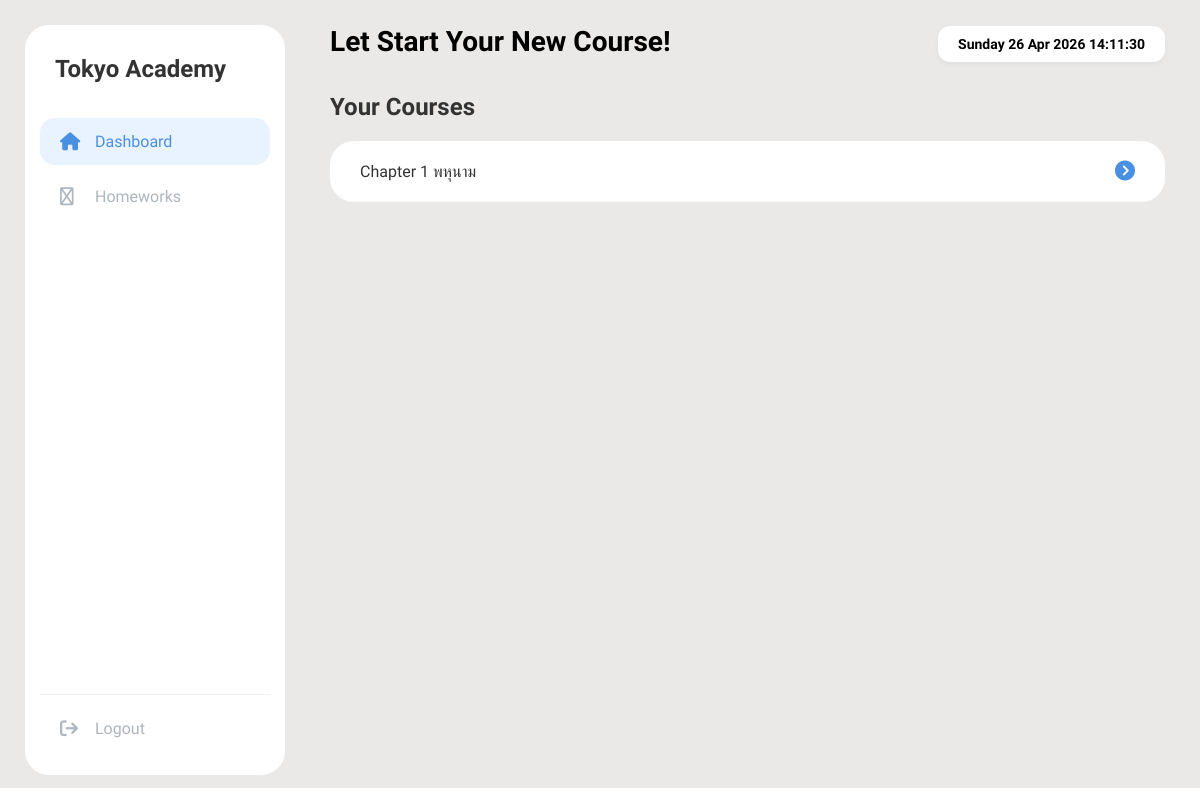
Page /dashboard/ (signed in) on the earlier database version.
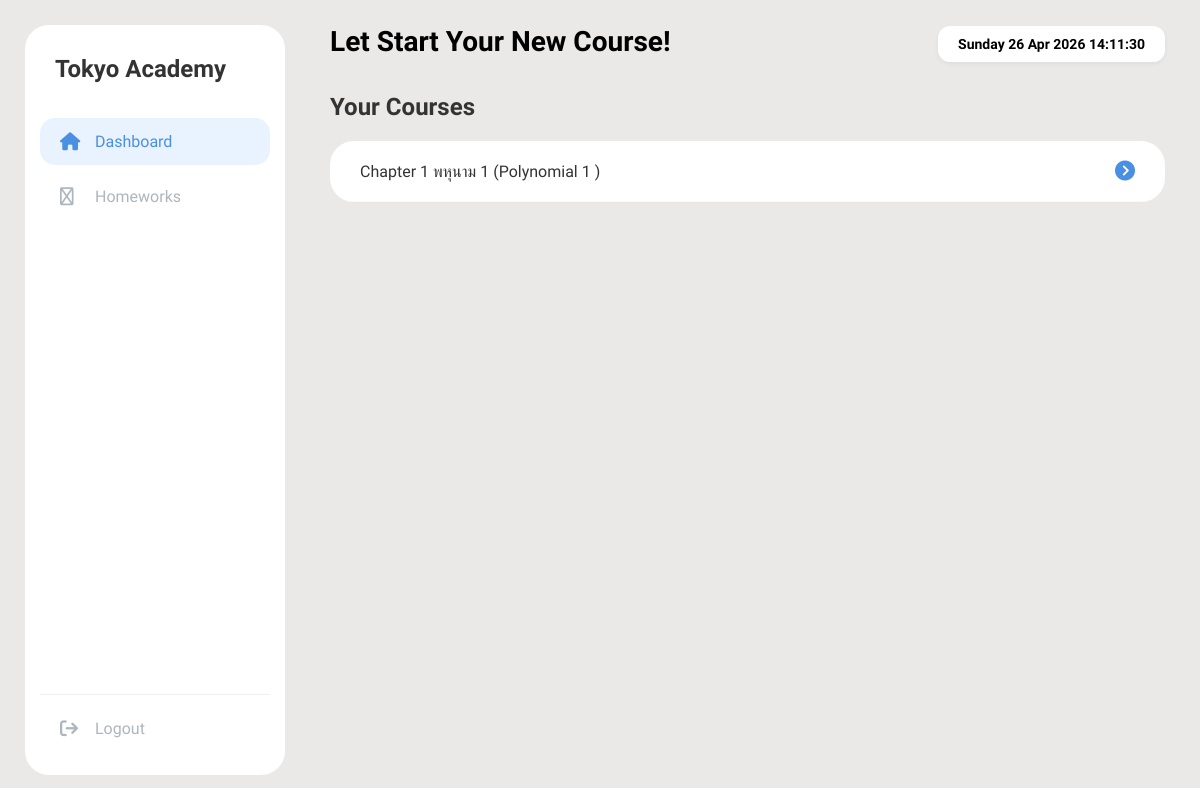
Same page on the later database version.
### users/models.py (models this page shows, shortened)
class Course(models.Model):
    title = models.CharField(max_length=200)
    description = models.TextField(default="No description")
    students = models.ManyToManyField(
        User,
        blank=True,
        related_name="courses"
    )

### users/views.py (the view)
    def wrapper(request, *args, **kwargs):
        if request.user.is_staff:
            return HttpResponseForbidden("Admin ไม่สามารถเข้าใช้งานหน้านี้ได้")
        return view_func(request, *args, **kwargs)

### users/views.py (called while the page is built)
def user_only(view_func):
    def wrapper(request, *args, **kwargs):
        if request.user.is_staff:
            return HttpResponseForbidden("Admin ไม่สามารถเข้าใช้งานหน้านี้ได้")
        return view_func(request, *args, **kwargs)
    return wrapper

@login_required
@user_only
def dashboard(request):
    courses = Course.objects.filter(students=request.user)
    in_progress = Progress.objects.filter(
        user=request.user,
        completed=False
    ).values_list('lesson__course', flat=True)
    return render(request, "dashboard.html", {
        "courses": courses,
        "in_progress": in_progress
    })

### templates/dashboard.html (shortened to what this page needs)
<!DOCTYPE html>
<html lang="th">
<head>
    <link rel="stylesheet" href="https://cdnjs.cloudflare.com/ajax/libs/font-awesome/6.4.2/css/all.min.css">
</head>
<body>
    <div class="dashboard-wrapper">
        <aside class="sidebar-container" id="sidebar">
            <div class="brand-box">
                <h3 class="brand-name">Tokyo Academy</h3>
            </div>
            <nav class="nav-links">
                <a href="/dashboard/" class="nav-item active"><i class="fa-solid fa-house"></i> Dashboard</a>
                <a href="#" class="nav-item"><i class="fa-regular fa-book"></i> Homeworks</a>
            </nav>
            <div class="nav-footer">
                <a href="{% url 'login' %}" class="nav-item logout-btn"><i class="fa-solid fa-arrow-right-from-bracket"></i> Logout</a>
            </div>
        </aside>
        <main class="content-area">
            <header class="header-flex">
                <h2 class="title-text">Let Start Your New Course!</h2>
                <div class="date-badge">
                    <span id="current-date">Loading...</span>
                </div>
            </header>
            <div class="course-scroll-container">
                <h3 class="section-subtitle">Your Courses</h3>
                <div class="course-list-box">
                    {% for course in courses %}
                    <div class="list-item">
                        <a href="/course/{{ course.id }}/" class="item-link">
                            <span class="chapter-title">Chapter {{ forloop.counter }} {{ course.title }}</span>
                            <i class="fa-solid fa-circle-chevron-right arrow-btn"></i>
                        </a>
                    </div>
                    {% empty %}
                    <div class="list-item" style="padding: 40px; text-align: center; color: #999;">
                        No courses available.
                    </div>
                    {% endfor %}
                </div>
            </div>
        </main>
    </div>
</body>
</html>

Differences in the rows shown:
changed Course: title "พหุนาม" → "พหุนาม 1 (Polynomial 1 )"
